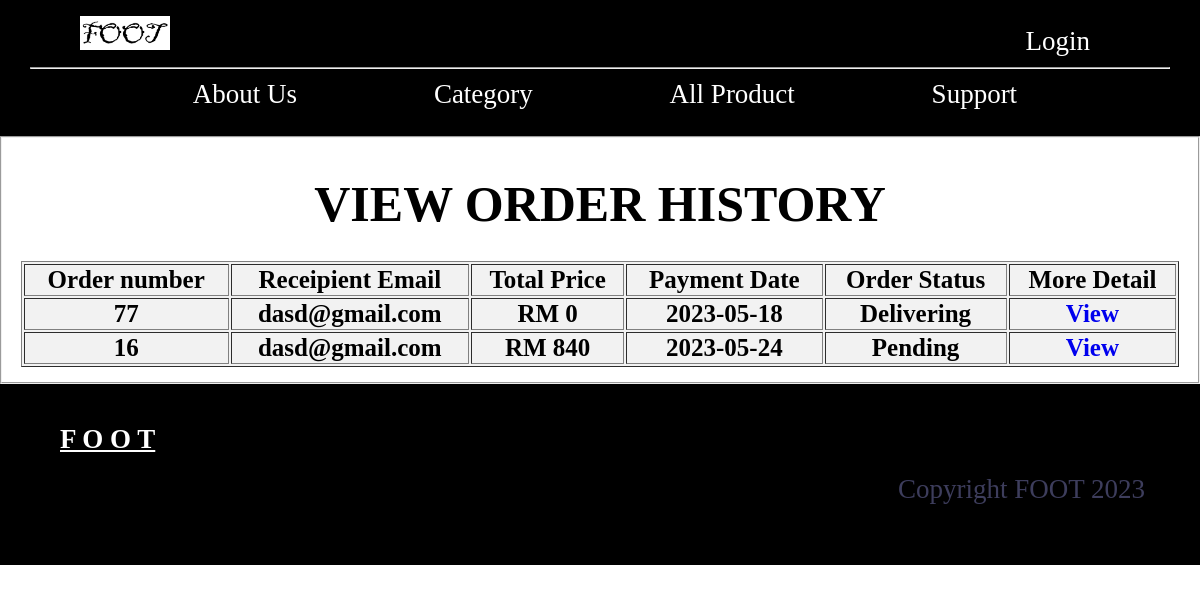
Page /order_his.php?user_id=2 on the committed database.
### tables this page shows
CREATE TABLE `history` (
  `her_id` int(11) NOT NULL,
  `order_num` int(11) NOT NULL,
  `her_shoesname` varchar(50) NOT NULL,
  `her_size` varchar(10) NOT NULL,
  `her_quantity` int(11) NOT NULL,
  `her_price` int(11) NOT NULL,
  `her_email` varchar(30) NOT NULL,
  `user_id` int(11) NOT NULL,
  `order_status` varchar(20) NOT NULL DEFAULT 'Pending',
  `her_date` date NOT NULL,
  `shoe_image` varchar(255) NOT NULL,
  `his_name` varchar(50) NOT NULL,
  `his_email` varchar(50) NOT NULL,
  `his_pn` varchar(30) NOT NULL,
  `his_address` varchar(80) NOT NULL,
  `his_state` varchar(20) NOT NULL,
  `his_code` varchar(30) NOT NULL,
  `his_cardnum` varchar(30) NOT NULL,
  `his_cardname` varchar(30) NOT NULL,
  `his_cardmonth` varchar(3) NOT NULL,
  `his_cardyear` varchar(3) NOT NULL,
  `his_securecode` varchar(5) NOT NULL,
  `total` int(30) NOT NULL
);

### order_his.php (the view, shortened to what this page needs)
<?php
    include 'conn.php';
    include 'header.php';
?>
<!DOCTYPE html>
<html lang="en">
<head>
</head>
<body>
<fieldset>
    <div class=".table_center">
    <br><h1>VIEW ORDER HISTORY</h1><br>
    <div class=".table_center">
    <table class="table" border="1px">
        <?php
                    $id =$_GET['user_id'];
                    $sql = "SELECT * FROM history where user_id = '$id'";
                    $result = mysqli_query($conn, $sql);
    if (mysqli_fetch_assoc($result) == 0) {
echo '<img src="image/empty.png" alt="No product selected">';     ?>
<br><br>
<?php
echo 'Your Order History Is Empty';
}   else
{ ?>
		<thead>
            <th> Order number</th>
            <th> Receipient Email</th>
            <th> Total Price</th>
            <th> Payment Date</th>
            <th> Order Status</th>
            <th> More Detail</th>
		</thead>
        <tbody>
            <?php
            $prev_order_num = null;
            $id =$_GET['user_id'];
            $sql = "SELECT * FROM history where user_id = '$id'";
            $result = mysqli_query($conn, $sql);
                while($row = mysqli_fetch_assoc($result))
                {
                    $order_num = $row["order_num"];
                    $her_email = $row["her_email"];
                    $total = $row["total"];
                    $status = $row["order_status"];
                    $her_date = $row["her_date"];
                    if ($order_num != $prev_order_num)
                    {
                    ?>
                    <tr>
                        <th><?php echo $order_num; ?></th>
                        <th><?php echo $her_email; ?></th>
                        <th>RM <?php echo $total; ?></th>
                        <th><?php echo $her_date; ?></th>
                        <th><?php echo $status; ?></th>
                        <th><a href="order_his_view.php?order_num=<?php echo $order_num ?>&&user_id=<?php echo $id ?>" alt="update">View</i></a></th>
                    </tr>
                <?php
                }
                $prev_order_num = $order_num;
                }
                ?>
                        </tbody>
                        <?php
}
?>
</table>
</fieldset>
</body>
</html>
<?php
    include 'footer.php';
?>

### header.php (style rules this page uses)
* { margin:0; }
a { text-decoration:none; }

### order_his.php (style rules this page uses)
body { font-size: 25px; }
fieldset { color: black; text-align: center; }
.table { margin-left: auto; margin-right: auto; background-color: #f2f2f2; width: 100%; }

### rows in the picture
history: order_num "77", her_email "dasd@gmail.com", total "0", her_date "2023-05-18", order_status "Delivering"
history: order_num "16", her_email "dasd@gmail.com", total "840", her_date "2023-05-24", order_status "Pending"
